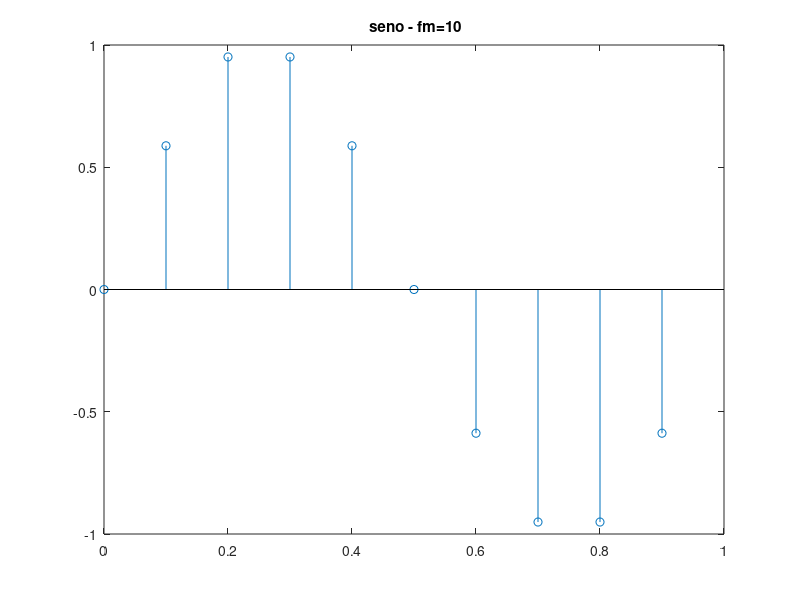
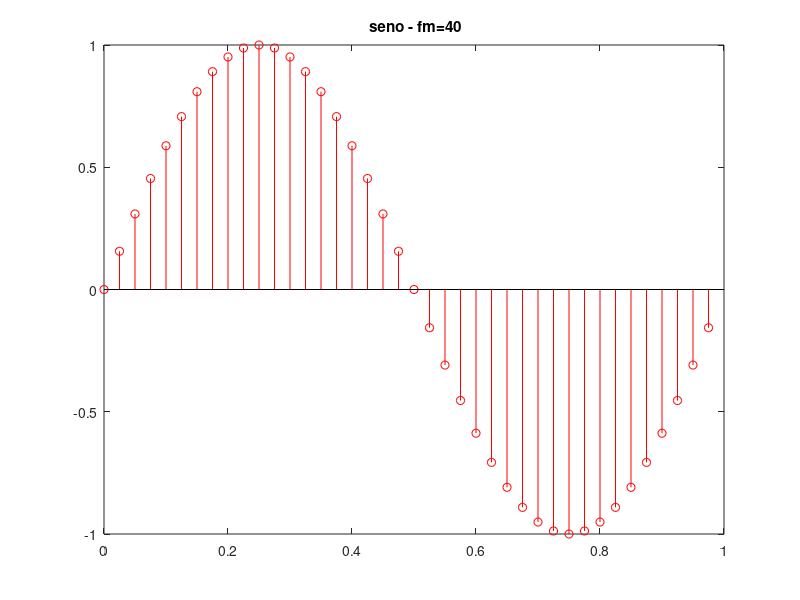

The MATLAB source for these figures, in order: (Note: this script raises an error after producing the figures.)
%//t1 es el vector de tiempo original 
%//t2 es el nuevo vector de tiempo con la frecuencia de muestreo nueva.
%//T es el periodo de nuestra funcion
%// x la funcion interpolada

%//T=1/fm
fm1=10; T1=1/fm1; t1=0:T1:(1-T1); N1=length(t1);
y1=sin(2*pi*t1);
figure(1)
stem(t1,y1); title(' seno - fm=10');

fm2=40; 
T2=1/fm2; 
t2=0:T2:(1-T2); 
N2=length(t2);
y2=sin(2*pi*t2);
figure(2)
stem(t2,y2,'r-'); title(' seno - fm=40');

%//interpolacion lineal
x=zeros(1,N2)
for i=1:N2
  for j=1:N1
   % x(i)=(y1(i))*lineal((t2(j)-(N1*T1))/T1);
     x(i)=((y1(j)*(N1*T1))*lineal((t2(j)-(N1*T1))/T1))+x(i);
  end
end
figure(3)
stem(t2,x,'g-'); title('Interp Lineal - seno  fm=40');
  

      